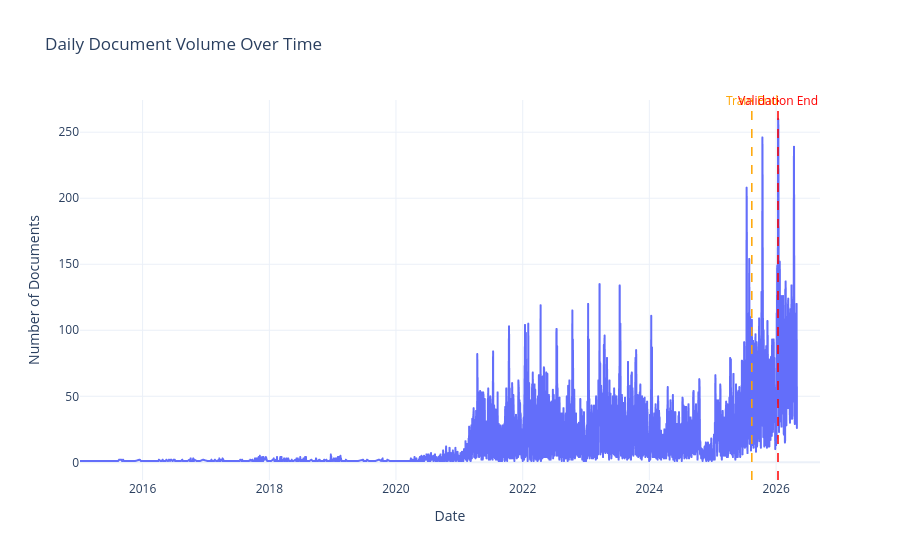
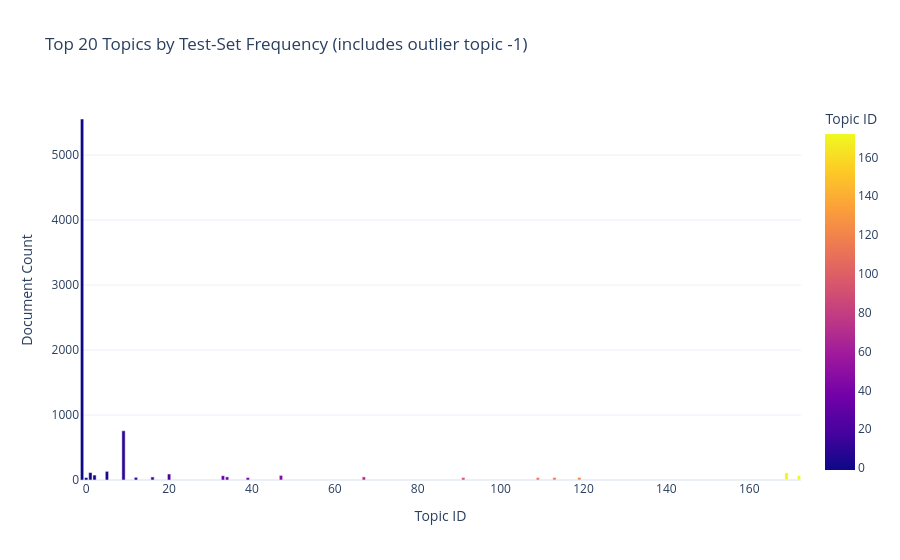
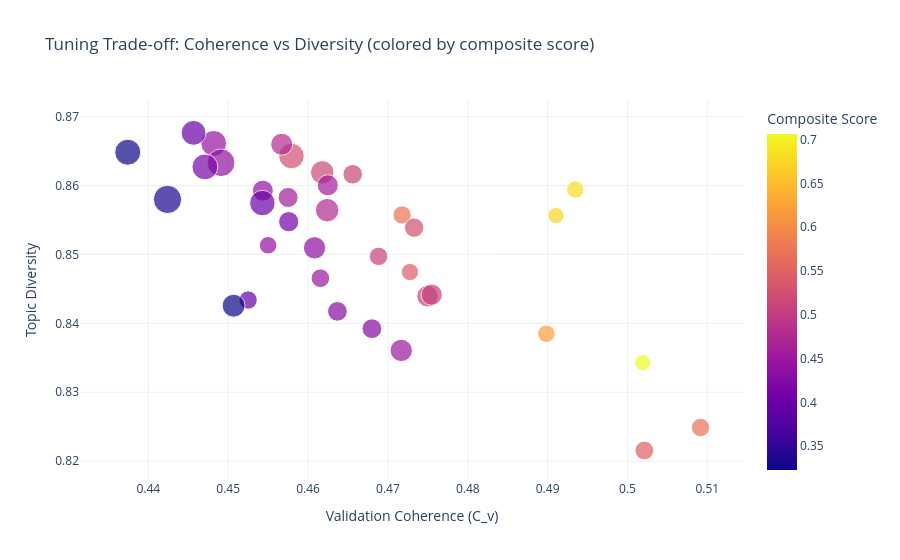
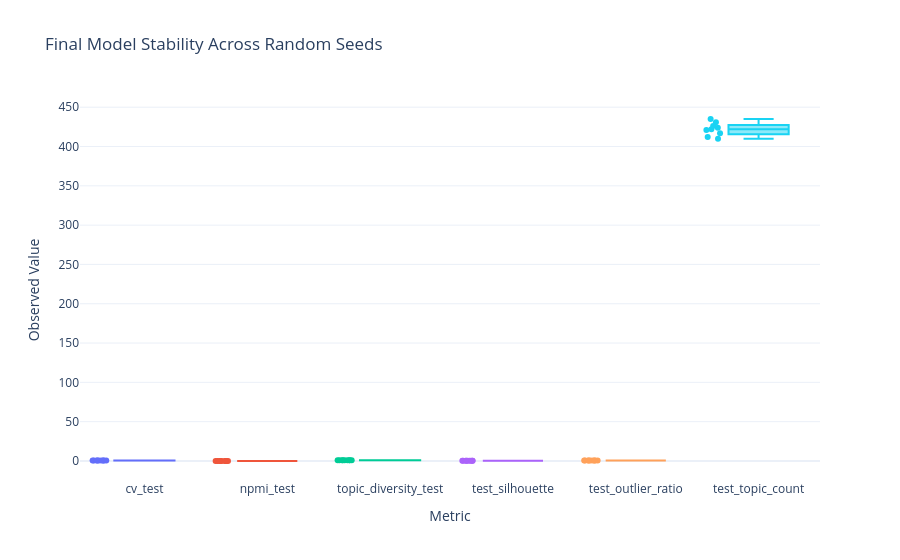

Notebook source saved alongside these figures, in order:
### Markdown cell above
Generates scientific figures for trends, topic prevalence, tuning trade-offs, and stability.

### Code cell
# ---------- Figure 1: Document intensity over time (all splits) ----------
plot_df = df[['date']].copy()
plot_df['date'] = pd.to_datetime(plot_df['date'])
plot_df['day'] = plot_df['date'].dt.floor('D')

daily_counts = plot_df.groupby('day').size().reset_index(name='documents')

split_dates = {
    'train_end': pd.to_datetime(train_df['date']).max(),
    'val_start': pd.to_datetime(val_df['date']).min(),
    'val_end': pd.to_datetime(val_df['date']).max(),
    'test_start': pd.to_datetime(test_df['date']).min()
}

fig_daily = px.line(
    daily_counts,
    x='day',
    y='documents',
    title='Daily Document Volume Over Time',
    labels={'day': 'Date', 'documents': 'Number of Documents'}
)


def add_date_marker(fig, date_value, label, color):
    if pd.isna(date_value):
        return
    marker_x = pd.to_datetime(date_value).to_pydatetime()
    fig.add_shape(
        type='line',
        x0=marker_x,
        x1=marker_x,
        y0=0,
        y1=1,
        xref='x',
        yref='paper',
        line=dict(color=color, dash='dash', width=1.5)
    )
    fig.add_annotation(
        x=marker_x,
        y=1,
        xref='x',
        yref='paper',
        yshift=10,
        text=label,
        showarrow=False,
        font=dict(color=color)
    )


add_date_marker(fig_daily, split_dates['train_end'], 'Train End', 'orange')
add_date_marker(fig_daily, split_dates['val_end'], 'Validation End', 'red')
fig_daily.update_layout(template='plotly_white')
fig_daily.show()

# ---------- Figure 2: Topic prevalence in final test assignment ----------
if 'test_topics' in globals():
    topic_counts = pd.Series(test_topics).value_counts(dropna=False).rename_axis('topic').reset_index(name='count')
    topic_counts['topic'] = topic_counts['topic'].astype(int)
    topic_counts = topic_counts.sort_values('count', ascending=False)

    fig_topic_prev = px.bar(
        topic_counts.head(20),
        x='topic',
        y='count',
        color='topic',
        title='Top 20 Topics by Test-Set Frequency (includes outlier topic -1)',
        labels={'topic': 'Topic ID', 'count': 'Document Count'}
    )
    fig_topic_prev.update_layout(showlegend=False, template='plotly_white')
    fig_topic_prev.show()
else:
    print('Topic prevalence figure skipped (`test_topics` not available).')

# ---------- Figure 3: Hyperparameter trade-off map ----------
if {'cv_val', 'topic_diversity', 'composite_score', 'n_neighbors', 'min_cluster_size'}.issubset(tuning_results.columns):
    fig_tradeoff = px.scatter(
        tuning_results,
        x='cv_val',
        y='topic_diversity',
        color='composite_score',
        size='n_topics' if 'n_topics' in tuning_results.columns else None,
        hover_data=['n_neighbors', 'n_components', 'min_cluster_size', 'min_samples', 'fit_seconds'],
        title='Tuning Trade-off: Coherence vs Diversity (colored by composite score)',
        labels={'cv_val': 'Validation Coherence (C_v)', 'topic_diversity': 'Topic Diversity', 'composite_score': 'Composite Score'}
    )
    fig_tradeoff.update_layout(template='plotly_white')
    fig_tradeoff.show()

# ---------- Figure 4: Seed stability profile ----------
if not seed_results.empty:
    long_seed = seed_results.melt(
        id_vars=['seed'],
        value_vars=['cv_test', 'npmi_test', 'topic_diversity_test', 'test_silhouette', 'test_outlier_ratio', 'test_topic_count'],
        var_name='metric',
        value_name='value'
    )

    fig_seed_box = px.box(
        long_seed,
        x='metric',
        y='value',
        points='all',
        color='metric',
        title='Final Model Stability Across Random Seeds',
        labels={'metric': 'Metric', 'value': 'Observed Value'}
    )
    fig_seed_box.update_layout(showlegend=False, template='plotly_white')
    fig_seed_box.show()

# ---------- Figure 5: Fold-level metric heatmap ----------
if {'fold', 'cv_val', 'npmi_val', 'topic_diversity', 'intra_topic_similarity', 'inter_topic_similarity'}.issubset(cv_results.columns):
    fold_summary = cv_results.groupby('fold', as_index=False)[
        ['cv_val', 'npmi_val', 'topic_diversity', 'intra_topic_similarity', 'inter_topic_similarity']
    ].mean()

    z_values = fold_summary[['cv_val', 'npmi_val', 'topic_diversity', 'intra_topic_similarity', 'inter_topic_similarity']].to_numpy()

    fig_heat = go.Figure(data=go.Heatmap(
        z=z_values,
        x=['C_v', 'NPMI', 'Diversity', 'Intra Sim', 'Inter Sim'],
        y=[f"Fold {int(f)}" for f in fold_summary['fold']],
        colorscale='Viridis',
        colorbar=dict(title='Mean Value')
    ))
    fig_heat.update_layout(
        title='Fold-wise Average Metrics During Hyperparameter Tuning',
        xaxis_title='Metric',
        yaxis_title='Time-Series CV Fold',
        template='plotly_white'
    )
    fig_heat.show()

print('Scientific visualizations generated.')

### Figure 1 — Plotly figure (JSON) as saved in the notebook; plotly's stock layout.template omitted (floating-point values rounded to 4 significant figures; data arrays with more than 128 entries replaced by an {"elided": "..."} marker saying what was removed)
{"data": [{"hovertemplate": "Date=%{x}<br>Number of Documents=%{y}<extra></extra>", "legendgroup": "", "line": {"color": "#636efa", "dash": "solid"}, "marker": {"symbol": "circle"}, "mode": "lines", "name": "", "showlegend": false, "type": "scattergl", "x": {"elided": "2583 str values"}, "xaxis": "x", "y": {"elided": "2583 int values"}, "yaxis": "y"}], "layout": {"annotations": [{"font": {"color": "orange"}, "showarrow": false, "text": "Train End", "x": "2025-08-13T23:26:00+00:00", "xref": "x", "y": 1, "yref": "paper", "yshift": 10}, {"font": {"color": "red"}, "showarrow": false, "text": "Validation End", "x": "2026-01-11T23:11:34+00:00", "xref": "x", "y": 1, "yref": "paper", "yshift": 10}], "legend": {"tracegroupgap": 0}, "shapes": [{"line": {"color": "orange", "dash": "dash", "width": 1.5}, "type": "line", "x0": "2025-08-13T23:26:00+00:00", "x1": "2025-08-13T23:26:00+00:00", "xref": "x", "y0": 0, "y1": 1, "yref": "paper"}, {"line": {"color": "red", "dash": "dash", "width": 1.5}, "type": "line", "x0": "2026-01-11T23:11:34+00:00", "x1": "2026-01-11T23:11:34+00:00", "xref": "x", "y0": 0, "y1": 1, "yref": "paper"}], "title": {"text": "Daily Document Volume Over Time"}, "xaxis": {"anchor": "y", "domain": [0, 1], "title": {"text": "Date"}}, "yaxis": {"anchor": "x", "domain": [0, 1], "title": {"text": "Number of Documents"}}}}

### Figure 2 — Plotly figure (JSON) as saved in the notebook; plotly's stock layout.template omitted (floating-point values rounded to 4 significant figures)
{"data": [{"hovertemplate": "Topic ID=%{marker.color}<br>Document Count=%{y}<extra></extra>", "legendgroup": "", "marker": {"color": [-1, 9, 5, 1, 169, 20, 2, 47, 172, 33, 34, 67, 16, 12, 119, 91, 113, 39, 0, 109], "coloraxis": "coloraxis", "pattern": {"shape": ""}}, "name": "", "orientation": "v", "showlegend": false, "textposition": "auto", "type": "bar", "x": [-1, 9, 5, 1, 169, 20, 2, 47, 172, 33, 34, 67, 16, 12, 119, 91, 113, 39, 0, 109], "xaxis": "x", "y": [5555, 758, 133, 115, 111, 92, 76, 71, 69, 66, 48, 48, 47, 41, 40, 39, 39, 38, 38, 37], "yaxis": "y"}], "layout": {"barmode": "relative", "coloraxis": {"colorbar": {"title": {"text": "Topic ID"}}, "colorscale": [[0, "#0d0887"], [0.1111, "#46039f"], [0.2222, "#7201a8"], [0.3333, "#9c179e"], [0.4444, "#bd3786"], [0.5556, "#d8576b"], [0.6667, "#ed7953"], [0.7778, "#fb9f3a"], [0.8889, "#fdca26"], [1, "#f0f921"]]}, "legend": {"tracegroupgap": 0}, "showlegend": false, "title": {"text": "Top 20 Topics by Test-Set Frequency (includes outlier topic -1)"}, "xaxis": {"anchor": "y", "domain": [0, 1], "title": {"text": "Topic ID"}}, "yaxis": {"anchor": "x", "domain": [0, 1], "title": {"text": "Document Count"}}}}

### Figure 3 — Plotly figure (JSON) as saved in the notebook; plotly's stock layout.template omitted (floating-point values rounded to 4 significant figures; data arrays with more than 128 entries replaced by an {"elided": "..."} marker saying what was removed)
{"data": [{"customdata": {"elided": "36x5 float values"}, "hovertemplate": "Validation Coherence (C_v)=%{x}<br>Topic Diversity=%{y}<br>n_topics=%{marker.size}<br>n_neighbors=%{customdata[0]}<br>n_components=%{customdata[1]}<br>min_cluster_size=%{customdata[2]}<br>min_samples=%{customdata[3]}<br>fit_seconds=%{customdata[4]}<br>Composite Score=%{marker.color}<extra></extra>", "legendgroup": "", "marker": {"color": [0.7063, 0.68, 0.6751, 0.6189, 0.572, 0.5698, 0.5502, 0.543, 0.5266, 0.5249, 0.5159, 0.5143, 0.5091, 0.5081, 0.5066, 0.4791, 0.4756, 0.4598, 0.4582, 0.4507, 0.4479, 0.4454, 0.4434, 0.4428, 0.4418, 0.4391, 0.4295, 0.4275, 0.4156, 0.4126, 0.4023, 0.4013, 0.3944, 0.3334, 0.3229, 0.3228], "coloraxis": "coloraxis", "size": [138.0, 158.7, 138.0, 160.3, 174.3, 177.7, 184.7, 156.3, 196.3, 340.7, 288.0, 200.0, 241.0, 179.3, 236.3, 253.3, 287.3, 232.7, 210.3, 260.0, 181.3, 347.3, 230.0, 403.3, 161.3, 261.0, 203.3, 204.7, 351.0, 213.7, 341.3, 321.3, 176.0, 418.0, 353.7, 274.0], "sizemode": "area", "sizeref": 1.045, "symbol": "circle"}, "mode": "markers", "name": "", "orientation": "v", "showlegend": false, "type": "scatter", "x": [0.5019, 0.4935, 0.491, 0.4898, 0.4718, 0.5091, 0.5021, 0.4728, 0.4733, 0.4579, 0.4618, 0.4656, 0.475, 0.4688, 0.4755, 0.4567, 0.4624, 0.4625, 0.4575, 0.4717, 0.4615, 0.4482, 0.4543, 0.4491, 0.455, 0.4608, 0.4637, 0.468, 0.4471, 0.4576, 0.4543, 0.4457, 0.4525, 0.4424, 0.4374, 0.4507], "xaxis": "x", "y": [0.8343, 0.8594, 0.8556, 0.8385, 0.8557, 0.8249, 0.8216, 0.8474, 0.8539, 0.8643, 0.8619, 0.8616, 0.8439, 0.8497, 0.8442, 0.866, 0.8564, 0.86, 0.8583, 0.8361, 0.8465, 0.8661, 0.8592, 0.8633, 0.8513, 0.8509, 0.8417, 0.8392, 0.8627, 0.8547, 0.8574, 0.8676, 0.8434, 0.858, 0.8648, 0.8426], "yaxis": "y"}], "layout": {"coloraxis": {"colorbar": {"title": {"text": "Composite Score"}}, "colorscale": [[0, "#0d0887"], [0.1111, "#46039f"], [0.2222, "#7201a8"], [0.3333, "#9c179e"], [0.4444, "#bd3786"], [0.5556, "#d8576b"], [0.6667, "#ed7953"], [0.7778, "#fb9f3a"], [0.8889, "#fdca26"], [1, "#f0f921"]]}, "legend": {"itemsizing": "constant", "tracegroupgap": 0}, "title": {"text": "Tuning Trade-off: Coherence vs Diversity (colored by composite score)"}, "xaxis": {"anchor": "y", "domain": [0, 1], "title": {"text": "Validation Coherence (C_v)"}}, "yaxis": {"anchor": "x", "domain": [0, 1], "title": {"text": "Topic Diversity"}}}}

### Figure 4 — Plotly figure (JSON) as saved in the notebook; plotly's stock layout.template omitted (floating-point values rounded to 4 significant figures)
{"data": [{"alignmentgroup": "True", "boxpoints": "all", "hovertemplate": "Metric=%{x}<br>Observed Value=%{y}<extra></extra>", "legendgroup": "cv_test", "marker": {"color": "#636efa"}, "name": "cv_test", "notched": false, "offsetgroup": "cv_test", "orientation": "v", "showlegend": true, "type": "box", "x": ["cv_test", "cv_test", "cv_test", "cv_test", "cv_test", "cv_test", "cv_test", "cv_test", "cv_test"], "x0": " ", "xaxis": "x", "y": [0.4658, 0.4708, 0.4649, 0.4766, 0.4593, 0.4636, 0.4709, 0.4686, 0.4637], "y0": " ", "yaxis": "y"}, {"alignmentgroup": "True", "boxpoints": "all", "hovertemplate": "Metric=%{x}<br>Observed Value=%{y}<extra></extra>", "legendgroup": "npmi_test", "marker": {"color": "#EF553B"}, "name": "npmi_test", "notched": false, "offsetgroup": "npmi_test", "orientation": "v", "showlegend": true, "type": "box", "x": ["npmi_test", "npmi_test", "npmi_test", "npmi_test", "npmi_test", "npmi_test", "npmi_test", "npmi_test", "npmi_test"], "x0": " ", "xaxis": "x", "y": [-0.03123, -0.03277, -0.03821, -0.02944, -0.04632, -0.03856, -0.03611, -0.04002, -0.03843], "y0": " ", "yaxis": "y"}, {"alignmentgroup": "True", "boxpoints": "all", "hovertemplate": "Metric=%{x}<br>Observed Value=%{y}<extra></extra>", "legendgroup": "topic_diversity_test", "marker": {"color": "#00cc96"}, "name": "topic_diversity_test", "notched": false, "offsetgroup": "topic_diversity_test", "orientation": "v", "showlegend": true, "type": "box", "x": ["topic_diversity_test", "topic_diversity_test", "topic_diversity_test", "topic_diversity_test", "topic_diversity_test", "topic_diversity_test", "topic_diversity_test", "topic_diversity_test", "topic_diversity_test"], "x0": " ", "xaxis": "x", "y": [0.7865, 0.7772, 0.7836, 0.788, 0.7803, 0.779, 0.7898, 0.7825, 0.7844], "y0": " ", "yaxis": "y"}, {"alignmentgroup": "True", "boxpoints": "all", "hovertemplate": "Metric=%{x}<br>Observed Value=%{y}<extra></extra>", "legendgroup": "test_silhouette", "marker": {"color": "#ab63fa"}, "name": "test_silhouette", "notched": false, "offsetgroup": "test_silhouette", "orientation": "v", "showlegend": true, "type": "box", "x": ["test_silhouette", "test_silhouette", "test_silhouette", "test_silhouette", "test_silhouette", "test_silhouette", "test_silhouette", "test_silhouette", "test_silhouette"], "x0": " ", "xaxis": "x", "y": [0.1415, 0.144, 0.153, 0.1521, 0.1435, 0.1433, 0.1424, 0.1398, 0.1474], "y0": " ", "yaxis": "y"}, {"alignmentgroup": "True", "boxpoints": "all", "hovertemplate": "Metric=%{x}<br>Observed Value=%{y}<extra></extra>", "legendgroup": "test_outlier_ratio", "marker": {"color": "#FFA15A"}, "name": "test_outlier_ratio", "notched": false, "offsetgroup": "test_outlier_ratio", "orientation": "v", "showlegend": true, "type": "box", "x": ["test_outlier_ratio", "test_outlier_ratio", "test_outlier_ratio", "test_outlier_ratio", "test_outlier_ratio", "test_outlier_ratio", "test_outlier_ratio", "test_outlier_ratio", "test_outlier_ratio"], "x0": " ", "xaxis": "x", "y": [0.565, 0.544, 0.5556, 0.5502, 0.557, 0.5494, 0.555, 0.5524, 0.5535], "y0": " ", "yaxis": "y"}, {"alignmentgroup": "True", "boxpoints": "all", "hovertemplate": "Metric=%{x}<br>Observed Value=%{y}<extra></extra>", "legendgroup": "test_topic_count", "marker": {"color": "#19d3f3"}, "name": "test_topic_count", "notched": false, "offsetgroup": "test_topic_count", "orientation": "v", "showlegend": true, "type": "box", "x": ["test_topic_count", "test_topic_count", "test_topic_count", "test_topic_count", "test_topic_count", "test_topic_count", "test_topic_count", "test_topic_count", "test_topic_count"], "x0": " ", "xaxis": "x", "y": [431.0, 421.0, 422.0, 417.0, 426.0, 424.0, 410.0, 412.0, 435.0], "y0": " ", "yaxis": "y"}], "layout": {"boxmode": "overlay", "legend": {"title": {"text": "Metric"}, "tracegroupgap": 0}, "showlegend": false, "title": {"text": "Final Model Stability Across Random Seeds"}, "xaxis": {"anchor": "y", "categoryarray": ["cv_test", "npmi_test", "topic_diversity_test", "test_silhouette", "test_outlier_ratio", "test_topic_count"], "categoryorder": "array", "domain": [0, 1], "title": {"text": "Metric"}}, "yaxis": {"anchor": "x", "domain": [0, 1], "title": {"text": "Observed Value"}}}}
